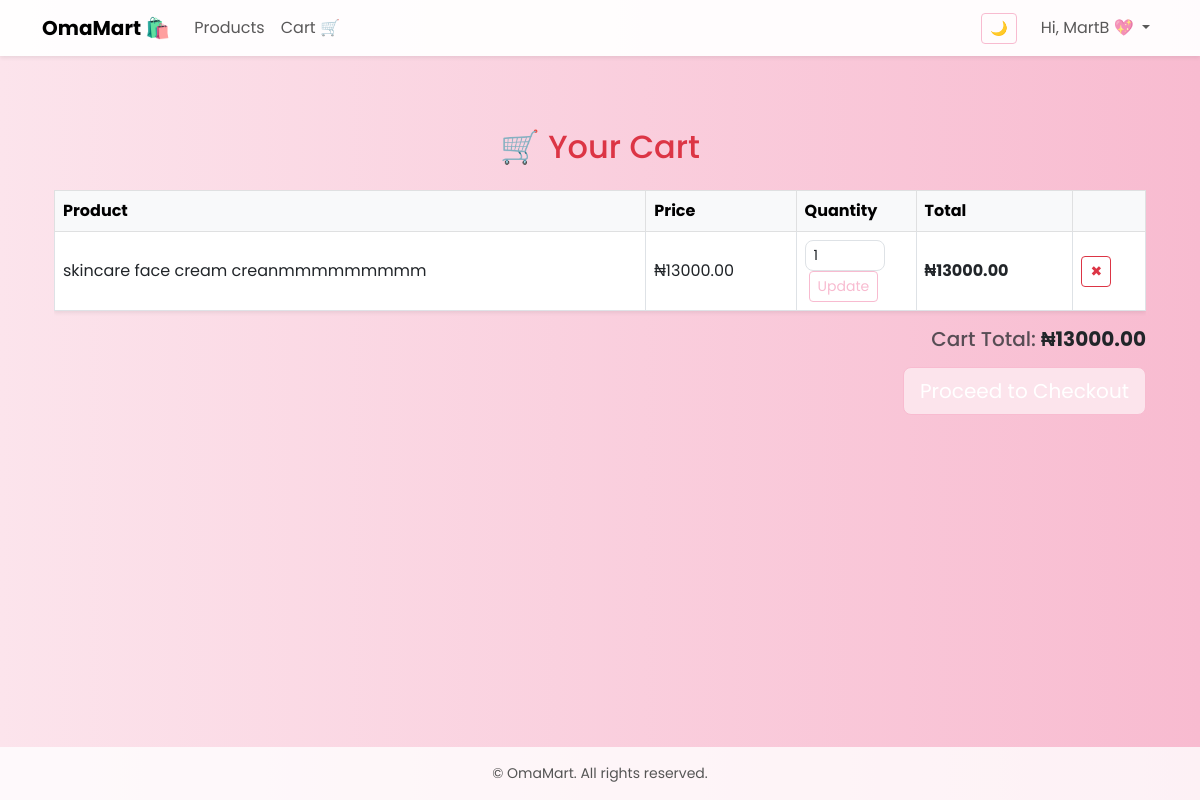
The page /cart/ (signed in) on the database as committed earlier.
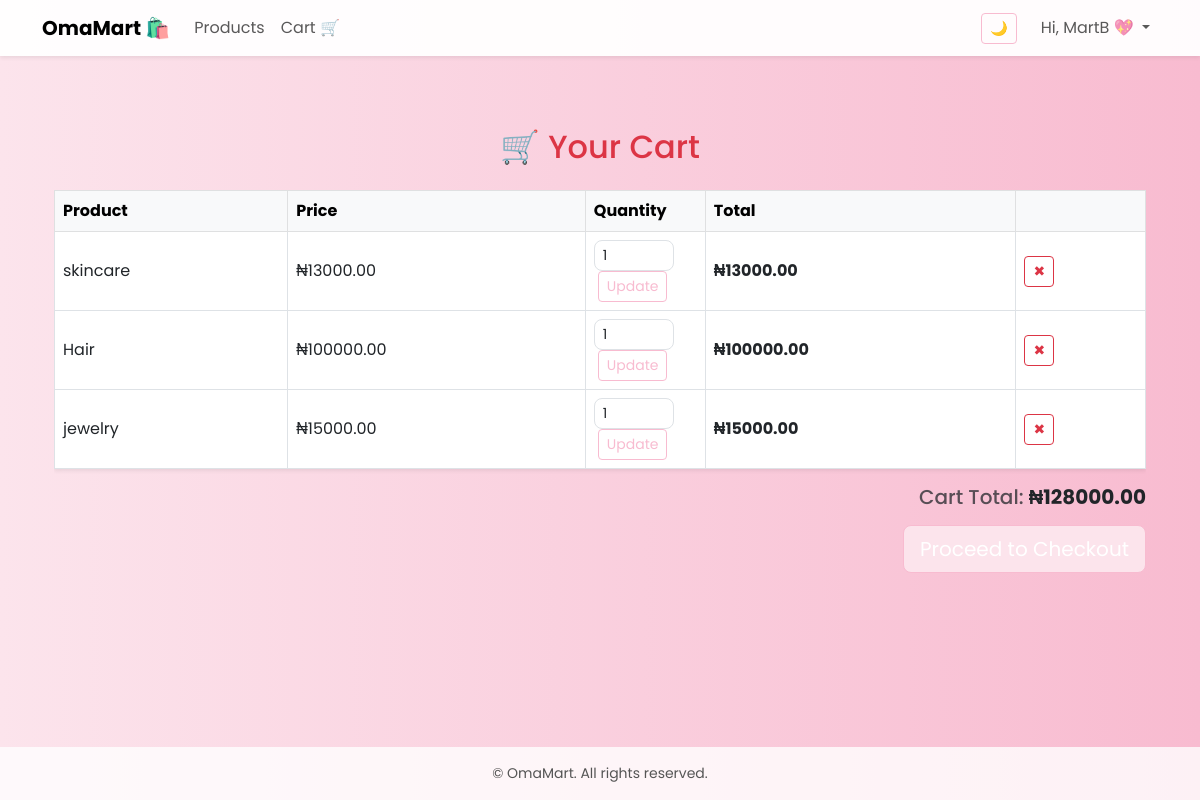
The same page on the database as committed later.
### store/models.py (models this page shows, shortened)
class CartItem(models.Model):
    user = models.ForeignKey(User, on_delete=models.CASCADE)
    product = models.ForeignKey(Product, on_delete=models.CASCADE)
    quantity = models.PositiveIntegerField(default=1)
    added_at = models.DateTimeField(auto_now_add=True)
    @property
    def total_price(self):
        return self.product.price * self.quantity

class Product(models.Model):
    CATEGORY_CHOICES = [
        ('fashion', 'Fashion'),
        ('electronics', 'Electronics'),
        ('beauty', 'Beauty'),
        ('books', 'Books'),
        ('home', 'Home & Living'),
        ('other', 'Other'),
    ]
    title = models.CharField(max_length=100)
    description = models.TextField()
    price = models.DecimalField(max_digits=8, decimal_places=2)
    image = models.ImageField(upload_to='product_images/', blank=True, null=True)
    category = models.CharField(max_length=20, choices=CATEGORY_CHOICES, default='other')
    seller = models.ForeignKey(User, on_delete=models.CASCADE)
    created_at = models.DateTimeField(auto_now_add=True)

### store/views.py (the view)
# urls.py: path('cart/', views.cart_view, name='cart'),
@login_required
def cart_view(request):
    cart_items = CartItem.objects.filter(user=request.user)
    total = sum(item.total_price for item in cart_items)
    if request.method == 'POST':
        for item in cart_items:
            item.delete()
        messages.success(request, "Checkout successful! Your order has been placed.")
        return redirect('product_list')
    return render(request, 'store/cart.html', {
        'cart_items': cart_items,
        'total': total
    })

### store/templates/store/cart.html (shortened to what this page needs)
{% extends 'store/base.html' %}
{% block content %}
<div class="container my-5">
  <h2 class="text-center text-danger mb-4">🛒 Your Cart</h2>
  {% if cart_items %}
    <div class="table-responsive">
      <table class="table align-middle table-bordered shadow-sm">
        <thead class="table-light">
          <tr>
            <th>Product</th>
            <th>Price</th>
            <th style="width: 120px;">Quantity</th>
            <th>Total</th>
            <th></th>
          </tr>
        </thead>
        <tbody>
          {% for item in cart_items %}
          <tr>
            <td>{{ item.product.title }}</td>
            <td>₦{{ item.product.price }}</td>
            <td>
              <form method="POST" action="{% url 'update_cart_quantity' item.id %}">
                <input type="number" name="quantity" min="1" value="{{ item.quantity }}" class="form-control form-control-sm" style="width: 80px; display: inline-block;">
                <button class="btn btn-sm btn-outline-secondary ms-1">Update</button>
              </form>
            </td>
            <td><strong>₦{{ item.total_price }}</strong></td>
            <td>
              <a href="{% url 'remove_from_cart' item.pk %}" class="btn btn-sm btn-outline-danger">✖</a>
            </td>
          </tr>
          {% endfor %}
        </tbody>
      </table>
    </div>
    <div class="text-end mb-3">
      <h5 class="text-muted">Cart Total: <span class="text-dark fw-bold">₦{{ total }}</span></h5>
    </div>
    <div class="text-end">
      <a href="{% url 'checkout' %}" class="btn btn-primary btn-lg">Proceed to Checkout</a>
    </div>
  {% else %}
    <div class="alert alert-warning text-center">
      Your cart is empty. <a href="{% url 'product_list' %}">Start shopping now!</a>
    </div>
  {% endif %}
</div>
{% endblock %}

### store/templates/store/base.html (shortened to what this page needs)
{% load static %}
<!DOCTYPE html>
<html lang="en">
<head>
  <link href="https://cdn.jsdelivr.net/npm/bootstrap@5.3.0/dist/css/bootstrap.min.css" rel="stylesheet">
  <link rel="stylesheet" href="{% static 'store/style.css' %}">
</head>
<body class="{% if request.COOKIES.dark_mode == 'true' %}dark-mode{% endif %}">
  <nav class="navbar navbar-expand-lg navbar-light shadow-sm">
    <div class="container">
      <a class="navbar-brand fw-bold" href="{% url 'home' %}">OmaMart 🛍️</a>
      <div class="collapse navbar-collapse justify-content-between" id="navbarNav">
        <ul class="navbar-nav">
          <li class="nav-item">
            <a class="nav-link" href="{% url 'product_list' %}">Products</a>
          </li>
          <li class="nav-item">
            <a class="nav-link" href="{% url 'cart' %}">Cart 🛒</a>
          </li>
        </ul>
        <ul class="navbar-nav align-items-center">
          <li class="nav-item me-3">
            <button id="toggle-dark" class="btn btn-sm btn-outline-secondary">🌙</button>
          </li>
          {% if user.is_authenticated %}
            <li class="nav-item dropdown">
              <a class="nav-link dropdown-toggle" href="#" role="button" data-bs-toggle="dropdown">
                Hi, {{ user.username }} 💖
              </a>
            </li>
          {% endif %}
        </ul>
      </div>
    </div>
  </nav>
  <main class="container py-4">
    {% block content %}{% endblock %}
  </main>
  <footer>
    &copy; {{ now.year }} OmaMart. All rights reserved.
  </footer>
</body>
</html>

### store/static/ store/style.css (style rules this page uses)
* { margin: 0; padding: 0; box-sizing: border-box; }
body { font-family: 'Poppins', sans-serif; background: #fff; color: #333; transition: background 0.3s ease, color 0.3s ease; min-height: 100vh; display: flex; flex-direction: column; }
.navbar { background-color: rgba(255, 255, 255, 0.95); box-shadow: 0 4px 8px rgba(0, 0, 0, 0.05); }
footer { margin-top: auto; background-color: #f8f8f8; padding: 1rem; text-align: center; font-size: 14px; color: #666; }
.btn-primary { background-color: #f8bbd0; border-color: #f48fb1; color: #fff; }
.btn-outline-secondary { color: #f48fb1; border-color: #f48fb1; }
.form-control, .form-select { border-radius: 0.5rem; }

### store/templates/store/base.html (style rules this page uses)
body { background: linear-gradient(to right, #fce4ec, #f8bbd0); min-height: 100vh; display: flex; flex-direction: column; font-family: 'Poppins', sans-serif; transition: background 0.3s ease, color 0.3s ease; }
nav.navbar { background-color: rgba(255, 255, 255, 0.95); box-shadow: 0 4px 8px rgba(0, 0, 0, 0.1); }
footer { margin-top: auto; background-color: rgba(255, 255, 255, 0.8); padding: 1rem 0; text-align: center; font-size: 14px; color: #555; }
.btn-primary { background-color: #fce4ec; border-color: #f8bbd0; }
.btn-outline-secondary { color: #f8bbd0; border-color: #f8bbd0; }

Rows that differ between the two databases and show on the page:
changed through a linked row, CartItem: product "skincare face cream creanmmmmmmmmm" → "skincare"
added CartItem: product "Hair", product.price "100000.00", quantity "1", total_price "100000.00"
added CartItem: product "jewelry", product.price "15000.00", quantity "1", total_price "15000.00"
Other text that changed with them:
{{ total }}: "13000.00" → "128000.00"
